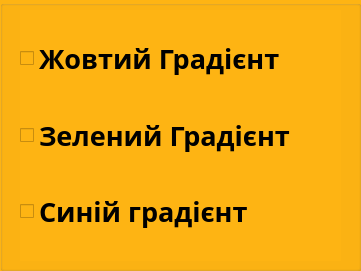
   <widget class="QGroupBox" name="groupBox_8">
    <property name="geometry">
     <rect>
      <x>10</x>
      <y>620</y>
      <width>361</width>
      <height>271</height>
     </rect>
    </property>
    <property name="palette">
     <palette>
      <active>
       <colorrole role="WindowText">
        <brush brushstyle="SolidPattern">
         <color alpha="255">
          <red>0</red>
          <green>0</green>
          <blue>0</blue>
         </color>
        </brush>
       </colorrole>
       <colorrole role="Button">
        <brush brushstyle="SolidPattern">
         <color alpha="255">
          <red>254</red>
          <green>180</green>
          <blue>19</blue>
         </color>
        </brush>
       </colorrole>
       <colorrole role="Light">
        <brush brushstyle="SolidPattern">
         <color alpha="255">
          <red>212</red>
          <green>255</green>
          <blue>223</blue>
         </color>
        </brush>
       </colorrole>
       <colorrole role="Midlight">
        <brush brushstyle="SolidPattern">
         <color alpha="255">
          <red>148</red>
          <green>255</green>
          <blue>175</blue>
         </color>
        </brush>
       </colorrole>
       <colorrole role="Dark">
        <brush brushstyle="SolidPattern">
         <color alpha="255">
          <red>42</red>
          <green>127</green>
          <blue>63</blue>
         </color>
        </brush>
       </colorrole>
       <colorrole role="Mid">
        <brush brushstyle="SolidPattern">
         <color alpha="255">
          <red>57</red>
          <green>170</green>
          <blue>85</blue>
         </color>
        </brush>
       </colorrole>
       <colorrole role="Text">
        <brush brushstyle="SolidPattern">
         <color alpha="255">
          <red>0</red>
          <green>0</green>
          <blue>0</blue>
         </color>
        </brush>
       </colorrole>
       <colorrole role="BrightText">
        <brush brushstyle="SolidPattern">
         <color alpha="255">
          <red>255</red>
          <green>255</green>
          <blue>255</blue>
         </color>
        </brush>
       </colorrole>
       <colorrole role="ButtonText">
        <brush brushstyle="SolidPattern">
         <color alpha="255">
          <red>0</red>
          <green>0</green>
          <blue>0</blue>
         </color>
        </brush>
       </colorrole>
       <colorrole role="Base">
        <brush brushstyle="SolidPattern">
         <color alpha="255">
          <red>254</red>
          <green>180</green>
          <blue>19</blue>
         </color>
        </brush>
       </colorrole>
       <colorrole role="Window">
        <brush brushstyle="SolidPattern">
         <color alpha="255">
          <red>254</red>
          <green>180</green>
          <blue>19</blue>
         </color>
        </brush>
       </colorrole>
       <colorrole role="Shadow">
        <brush brushstyle="SolidPattern">
         <color alpha="255">
          <red>0</red>
          <green>0</green>
          <blue>0</blue>
         </color>
        </brush>
       </colorrole>
       <colorrole role="AlternateBase">
        <brush brushstyle="SolidPattern">
         <color alpha="255">
          <red>170</red>
          <green>255</green>
          <blue>191</blue>
         </color>
        </brush>
       </colorrole>
       <colorrole role="ToolTipBase">
        <brush brushstyle="SolidPattern">
         <color alpha="255">
          <red>255</red>
          <green>255</green>
          <blue>220</blue>
         </color>
        </brush>
       </colorrole>
       <colorrole role="ToolTipText">
        <brush brushstyle="SolidPattern">
         <color alpha="255">
          <red>0</red>
          <green>0</green>
          <blue>0</blue>
         </color>
        </brush>
       </colorrole>
       <colorrole role="PlaceholderText">
        <brush brushstyle="SolidPattern">
         <color alpha="127">
          <red>0</red>
          <green>0</green>
          <blue>0</blue>
         </color>
        </brush>
       </colorrole>
      </active>
      <inactive>
       <colorrole role="WindowText">
        <brush brushstyle="SolidPattern">
         <color alpha="255">
          <red>0</red>
          <green>0</green>
          <blue>0</blue>
         </color>
        </brush>
       </colorrole>
       <colorrole role="Button">
        <brush brushstyle="SolidPattern">
         <color alpha="255">
          <red>254</red>
          <green>180</green>
          <blue>19</blue>
         </color>
        </brush>
       </colorrole>
       <colorrole role="Light">
        <brush brushstyle="SolidPattern">
         <color alpha="255">
          <red>212</red>
          <green>255</green>
          <blue>223</blue>
         </color>
        </brush>
       </colorrole>
       <colorrole role="Midlight">
        <brush brushstyle="SolidPattern">
         <color alpha="255">
          <red>148</red>
          <green>255</green>
          <blue>175</blue>
         </color>
        </brush>
       </colorrole>
       <colorrole role="Dark">
        <brush brushstyle="SolidPattern">
         <color alpha="255">
          <red>42</red>
          <green>127</green>
          <blue>63</blue>
         </color>
        </brush>
       </colorrole>
       <colorrole role="Mid">
        <brush brushstyle="SolidPattern">
         <color alpha="255">
          <red>57</red>
          <green>170</green>
          <blue>85</blue>
         </color>
        </brush>
       </colorrole>
       <colorrole role="Text">
        <brush brushstyle="SolidPattern">
         <color alpha="255">
          <red>0</red>
          <green>0</green>
          <blue>0</blue>
         </color>
        </brush>
       </colorrole>
       <colorrole role="BrightText">
        <brush brushstyle="SolidPattern">
         <color alpha="255">
          <red>255</red>
          <green>255</green>
          <blue>255</blue>
         </color>
        </brush>
       </colorrole>
       <colorrole role="ButtonText">
        <brush brushstyle="SolidPattern">
         <color alpha="255">
          <red>0</red>
          <green>0</green>
          <blue>0</blue>
         </color>
        </brush>
       </colorrole>
       <colorrole role="Base">
        <brush brushstyle="SolidPattern">
         <color alpha="255">
          <red>254</red>
          <green>180</green>
          <blue>19</blue>
         </color>
        </brush>
       </colorrole>
       <colorrole role="Window">
        <brush brushstyle="SolidPattern">
         <color alpha="255">
          <red>254</red>
          <green>180</green>
          <blue>19</blue>
         </color>
        </brush>
       </colorrole>
       <colorrole role="Shadow">
        <brush brushstyle="SolidPattern">
         <color alpha="255">
          <red>0</red>
          <green>0</green>
          <blue>0</blue>
         </color>
        </brush>
       </colorrole>
       <colorrole role="AlternateBase">
        <brush brushstyle="SolidPattern">
         <color alpha="255">
          <red>170</red>
          <green>255</green>
          <blue>191</blue>
         </color>
        </brush>
       </colorrole>
       <colorrole role="ToolTipBase">
        <brush brushstyle="SolidPattern">
         <color alpha="255">
          <red>255</red>
          <green>255</green>
          <blue>220</blue>
         </color>
        </brush>
       </colorrole>
       <colorrole role="ToolTipText">
        <brush brushstyle="SolidPattern">
         <color alpha="255">
          <red>0</red>
          <green>0</green>
          <blue>0</blue>
         </color>
        </brush>
       </colorrole>
       <colorrole role="PlaceholderText">
        <brush brushstyle="SolidPattern">
         <color alpha="127">
          <red>0</red>
          <green>0</green>
          <blue>0</blue>
         </color>
        </brush>
       </colorrole>
      </inactive>
      <disabled>
       <colorrole role="WindowText">
        <brush brushstyle="SolidPattern">
         <color alpha="255">
          <red>42</red>
          <green>127</green>
          <blue>63</blue>
         </color>
        </brush>
       </colorrole>
       <colorrole role="Button">
        <brush brushstyle="SolidPattern">
         <color alpha="255">
          <red>254</red>
          <green>180</green>
          <blue>19</blue>
         </color>
        </brush>
       </colorrole>
       <colorrole role="Light">
        <brush brushstyle="SolidPattern">
         <color alpha="255">
          <red>212</red>
          <green>255</green>
          <blue>223</blue>
         </color>
        </brush>
       </colorrole>
       <colorrole role="Midlight">
        <brush brushstyle="SolidPattern">
         <color alpha="255">
          <red>148</red>
          <green>255</green>
          <blue>175</blue>
         </color>
        </brush>
       </colorrole>
       <colorrole role="Dark">
        <brush brushstyle="SolidPattern">
         <color alpha="255">
          <red>42</red>
          <green>127</green>
          <blue>63</blue>
         </color>
        </brush>
       </colorrole>
       <colorrole role="Mid">
        <brush brushstyle="SolidPattern">
         <color alpha="255">
          <red>57</red>
          <green>170</green>
          <blue>85</blue>
         </color>
        </brush>
       </colorrole>
       <colorrole role="Text">
        <brush brushstyle="SolidPattern">
         <color alpha="255">
          <red>42</red>
          <green>127</green>
          <blue>63</blue>
         </color>
        </brush>
       </colorrole>
       <colorrole role="BrightText">
        <brush brushstyle="SolidPattern">
         <color alpha="255">
          <red>255</red>
          <green>255</green>
          <blue>255</blue>
         </color>
        </brush>
       </colorrole>
       <colorrole role="ButtonText">
        <brush brushstyle="SolidPattern">
         <color alpha="255">
          <red>42</red>
          <green>127</green>
          <blue>63</blue>
         </color>
        </brush>
       </colorrole>
       <colorrole role="Base">
        <brush brushstyle="SolidPattern">
         <color alpha="255">
          <red>254</red>
          <green>180</green>
          <blue>19</blue>
         </color>
        </brush>
       </colorrole>
       <colorrole role="Window">
        <brush brushstyle="SolidPattern">
         <color alpha="255">
          <red>254</red>
          <green>180</green>
          <blue>19</blue>
         </color>
        </brush>
       </colorrole>
       <colorrole role="Shadow">
        <brush brushstyle="SolidPattern">
         <color alpha="255">
          <red>0</red>
          <green>0</green>
          <blue>0</blue>
         </color>
        </brush>
       </colorrole>
       <colorrole role="AlternateBase">
        <brush brushstyle="SolidPattern">
         <color alpha="255">
          <red>85</red>
          <green>255</green>
          <blue>127</blue>
         </color>
        </brush>
       </colorrole>
       <colorrole role="ToolTipBase">
        <brush brushstyle="SolidPattern">
         <color alpha="255">
          <red>255</red>
          <green>255</green>
          <blue>220</blue>
         </color>
        </brush>
       </colorrole>
       <colorrole role="ToolTipText">
        <brush brushstyle="SolidPattern">
         <color alpha="255">
          <red>0</red>
          <green>0</green>
          <blue>0</blue>
         </color>
        </brush>
       </colorrole>
       <colorrole role="PlaceholderText">
        <brush brushstyle="SolidPattern">
         <color alpha="127">
          <red>42</red>
          <green>127</green>
          <blue>63</blue>
         </color>
        </brush>
       </colorrole>
      </disabled>
     </palette>
    </property>
    <property name="styleSheet">
     <string notr="true">background-color: rgb(254, 180, 19)</string>
    </property>
    <property name="title">
     <string/>
    </property>
    <widget class="QWidget" name="layoutWidget_8">
     <property name="geometry">
      <rect>
       <x>20</x>
       <y>10</y>
       <width>321</width>
       <height>251</height>
      </rect>
     </property>
     <layout class="QFormLayout" name="formLayout_8">
      <item row="1" column="0">
       <widget class="QCheckBox" name="checkBox_27">
        <property name="font">
         <font>
          <family>Sitka Banner Semibold</family>
          <pointsize>20</pointsize>
          <bold>true</bold>
         </font>
        </property>
        <property name="text">
         <string>Жовтий Градієнт</string>
        </property>
       </widget>
      </item>
      <item row="1" column="1">
       <spacer name="horizontalSpacer_5">
        <property name="orientation">
         <enum>Qt::Horizontal</enum>
        </property>
        <property name="sizeHint" stdset="0">
         <size>
          <width>40</width>
          <height>20</height>
         </size>
        </property>
       </spacer>
      </item>
      <item row="3" column="0">
       <spacer name="verticalSpacer_4">
        <property name="orientation">
         <enum>Qt::Vertical</enum>
        </property>
        <property name="sizeHint" stdset="0">
         <size>
          <width>20</width>
          <height>40</height>
         </size>
        </property>
       </spacer>
      </item>
      <item row="4" column="0">
       <widget class="QCheckBox" name="checkBox_28">
        <property name="font">
         <font>
          <family>Sitka Banner Semibold</family>
          <pointsize>20</pointsize>
          <bold>true</bold>
         </font>
        </property>
        <property name="text">
         <string>Зелений Градієнт</string>
        </property>
       </widget>
      </item>
      <item row="4" column="1">
       <spacer name="horizontalSpacer_6">
        <property name="orientation">
         <enum>Qt::Horizontal</enum>
        </property>
        <property name="sizeHint" stdset="0">
         <size>
          <width>40</width>
          <height>20</height>
         </size>
        </property>
       </spacer>
      </item>
      <item row="5" column="0">
       <spacer name="verticalSpacer_5">
        <property name="orientation">
         <enum>Qt::Vertical</enum>
        </property>
        <property name="sizeHint" stdset="0">
         <size>
          <width>20</width>
          <height>40</height>
         </size>
        </property>
       </spacer>
      </item>
      <item row="6" column="0">
       <widget class="QCheckBox" name="checkBox_29">
        <property name="font">
         <font>
          <family>Sitka Banner Semibold</family>
          <pointsize>20</pointsize>
          <bold>true</bold>
         </font>
        </property>
        <property name="text">
         <string>Синій градієнт</string>
        </property>
       </widget>
      </item>
      <item row="6" column="1">
       <spacer name="horizontalSpacer_8">
        <property name="orientation">
         <enum>Qt::Horizontal</enum>
        </property>
        <property name="sizeHint" stdset="0">
         <size>
          <width>40</width>
          <height>20</height>
         </size>
        </property>
       </spacer>
      </item>
      <item row="7" column="0">
       <spacer name="verticalSpacer_6">
        <property name="orientation">
         <enum>Qt::Vertical</enum>
        </property>
        <property name="sizeHint" stdset="0">
         <size>
          <width>20</width>
          <height>40</height>
         </size>
        </property>
       </spacer>
      </item>
      <item row="0" column="0">
       <spacer name="verticalSpacer_8">
        <property name="orientation">
         <enum>Qt::Vertical</enum>
        </property>
        <property name="sizeHint" stdset="0">
         <size>
          <width>20</width>
          <height>40</height>
         </size>
        </property>
       </spacer>
      </item>
     </layout>
    </widget>
   </widget>
